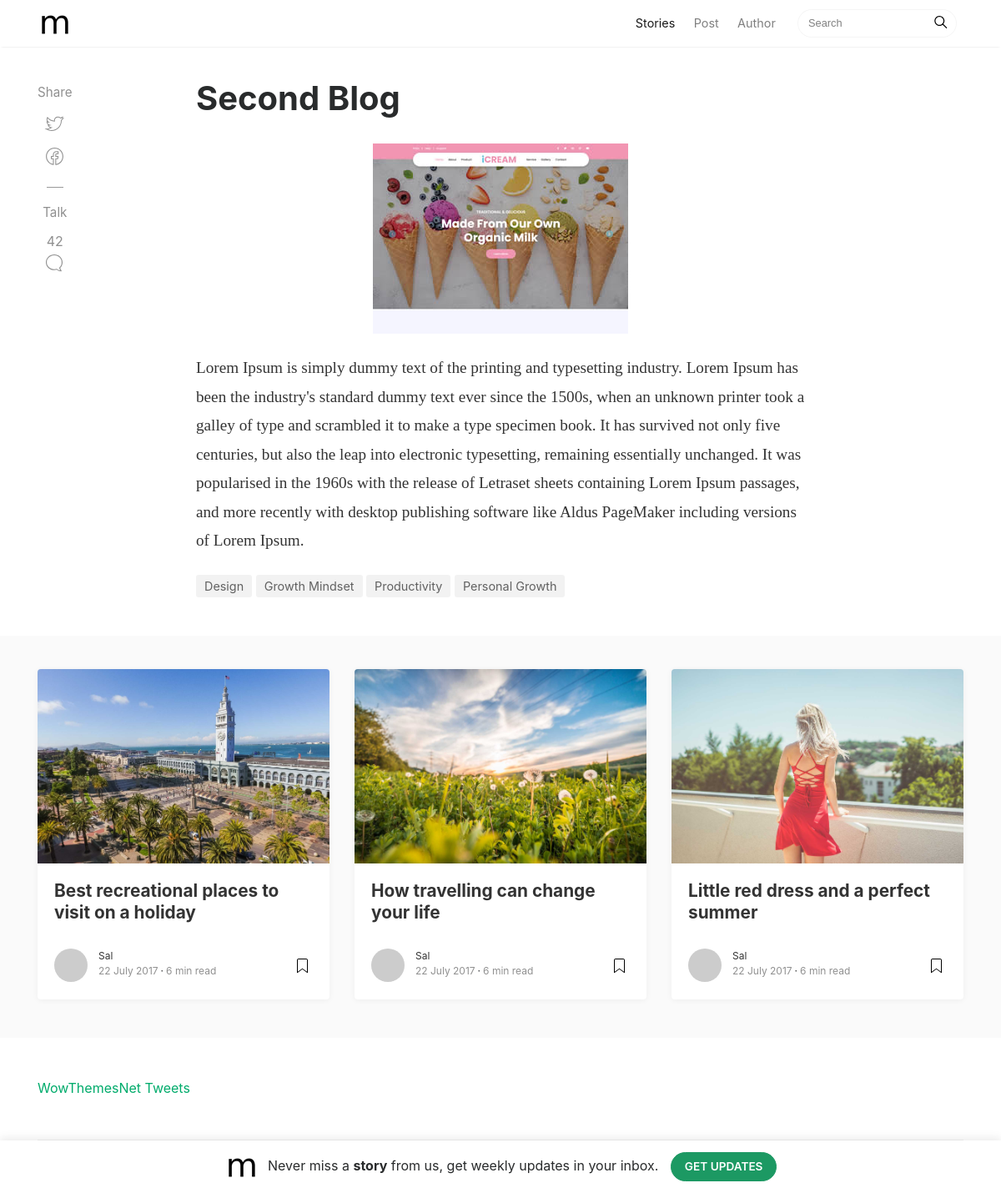
Screenshot of /post/2 with the database file from the repository.
### post/models.py (models this page shows)
class Post(models.Model):
    title = models.CharField(max_length=150)
    cover = models.ImageField(upload_to='post',null=True,blank=True)
    content = models.TextField(null=True,blank=True)
    is_approved = models.BooleanField(default=True)
    created_at = models.DateTimeField(auto_now_add=True)

### post/views.py (the view)
# urls.py: path('<int:id>',PostView.as_view()),
class PostView(View):
    def get(self,request,id):
        post = Post.objects.get(id=id)
        return render(request,'post.html',{'post':post})

### templates/post.html (shortened to what this page needs)
{% load static %}
<!DOCTYPE html>
<html lang="en">
<head>
<link href="{% static 'assets/css/bootstrap.min.css' %}" rel="stylesheet">
<link href="https://maxcdn.bootstrapcdn.com/font-awesome/4.7.0/css/font-awesome.min.css" rel="stylesheet">
<link href="{% static 'assets/css/mediumish.css' %}" rel="stylesheet">
</head>
<body>
<nav class="navbar navbar-toggleable-md navbar-light bg-white fixed-top mediumnavigation">
<div class="container">
	<a class="navbar-brand" href="index.html">
	<img src="{% static 'assets/img/logo.png' %}" alt="logo">
	</a>
	<div class="collapse navbar-collapse" id="navbarsExampleDefault">
		<ul class="navbar-nav ml-auto">
			<li class="nav-item active">
			<a class="nav-link" href="index.html">Stories <span class="sr-only">(current)</span></a>
			</li>
			<li class="nav-item">
			<a class="nav-link" href="post.html">Post</a>
			</li>
			<li class="nav-item">
			<a class="nav-link" href="author.html">Author</a>
			</li>
		</ul>
		<form class="form-inline my-2 my-lg-0">
			<input class="form-control mr-sm-2" type="text" placeholder="Search">
			<span class="search-icon"><svg class="svgIcon-use" width="25" height="25" viewbox="0 0 25 25"><path d="M20.067 18.933l-4.157-4.157a6 6 0 1 0-.884.884l4.157 4.157a.624.624 0 1 0 .884-.884zM6.5 11c0-2.62 2.13-4.75 4.75-4.75S16 8.38 16 11s-2.13 4.75-4.75 4.75S6.5 13.62 6.5 11z"></path></svg></span>
		</form>
	</div>
</div>
</nav>
<div class="container">
	<div class="row">
		<div class="col-md-2 col-xs-12">
			<div class="share">
				<p>
					Share
				</p>
				<ul>
					<li>
					<a target="_blank" href="https://twitter.com/home?status=http%3A//www.wowthemes.net">
					</a>
					</li>
					<li>
					<a target="_blank" href="https://www.facebook.com/sharer/sharer.php?u=http%3A//www.wowthemes.net">
					</a>
					</li>
				</ul>
				<div class="sep">
				</div>
				<p>
					Talk
				</p>
				<ul>
					<li>
					<a href="#comments">
					42<br/>
					</a>
					</li>
				</ul>
			</div>
		</div>
		<div class="col-md-8 col-md-offset-2 col-xs-12">
			<div class="mainheading">
				<h1 class="posttitle">{{post.title}}</h1>
			</div>
			<img class="featured-image img-fluid" src="/static/images/{{post.cover}}" alt="">
			<div class="article-post">
				<p>
					{{post.content}}
				</p>
			</div>
			<div class="after-post-tags">
				<ul class="tags">
					<li><a href="#">Design</a></li>
					<li><a href="#">Growth Mindset</a></li>
					<li><a href="#">Productivity</a></li>
					<li><a href="#">Personal Growth</a></li>
				</ul>
			</div>
		</div>
	</div>
</div>
<div class="graybg">
	<div class="container">
		<div class="row listrecent listrelated">
			<div class="col-md-4">
				<div class="card">
					<a href="post.html">
					<img class="img-fluid img-thumb" src="assets/img/demopic/9.jpg" alt="">
					</a>
					<div class="card-block">
						<h2 class="card-title"><a href="post.html">Best recreational places to visit on a holiday</a></h2>
						<div class="metafooter">
							<div class="wrapfooter">
								<span class="meta-footer-thumb">
								<a href="author.html"><img class="author-thumb" src="https://www.gravatar.com/avatar/e56154546cf4be74e393c62d1ae9f9d4?s=250&amp;d=mm&amp;r=x" alt="Sal"></a>
								</span>
								<span class="author-meta">
								<span class="post-name"><a href="author.html">Sal</a></span><br/>
								<span class="post-date">22 July 2017</span><span class="dot"></span><span class="post-read">6 min read</span>
								</span>
								<span class="post-read-more"><a href="post.html" title="Read Story"></a></span>
							</div>
						</div>
					</div>
				</div>
			</div>
			<div class="col-md-4">
				<div class="card">
					<a href="post.html">
					<img class="img-fluid img-thumb" src="assets/img/demopic/8.jpg" alt="">
					</a>
					<div class="card-block">
						<h2 class="card-title"><a href="post.html">How travelling can change your life</a></h2>
						<div class="metafooter">
							<div class="wrapfooter">
								<span class="meta-footer-thumb">
								<a href="author.html"><img class="author-thumb" src="https://www.gravatar.com/avatar/e56154546cf4be74e393c62d1ae9f9d4?s=250&amp;d=mm&amp;r=x" alt="Sal"></a>
								</span>
								<span class="author-meta">
								<span class="post-name"><a href="author.html">Sal</a></span><br/>
								<span class="post-date">22 July 2017</span><span class="dot"></span><span class="post-read">6 min read</span>
								</span>
								<span class="post-read-more"><a href="post.html" title="Read Story"></a></span>
							</div>
						</div>
					</div>
				</div>
			</div>
			<div class="col-md-4">
				<div class="card">
					<a href="post.html">
					<img class="img-fluid img-thumb" src="assets/img/demopic/7.jpg" alt="">
					</a>
					<div class="card-block">
						<h2 class="card-title"><a href="post.html">Little red dress and a perfect summer</a></h2>
						<div class="metafooter">
							<div class="wrapfooter">
								<span class="meta-footer-thumb">
								<a href="author.html"><img class="author-thumb" src="https://www.gravatar.com/avatar/e56154546cf4be74e393c62d1ae9f9d4?s=250&amp;d=mm&amp;r=x" alt="Sal"></a>
								</span>
								<span class="author-meta">
								<span class="post-name"><a href="author.html">Sal</a></span><br/>
								<span class="post-date">22 July 2017</span><span class="dot"></span><span class="post-read">6 min read</span>
								</span>
								<span class="post-read-more"><a href="post.html" title="Read Story"></a></span>
							</div>
						</div>
					</div>
				</div>
			</div>
		</div>
	</div>
</div>
<div class="container margtop3rem">
<a class="twitter-grid" href="https://twitter.com/TwitterDev/timelines/539487832448843776">WowThemesNet Tweets</a> <script async src="https://platform.twitter.com/widgets.js" charset="utf-8"></script>
</div>
<div class="alertbar">
	<div class="container text-center">
		<img src="{% static 'assets/img/logo.png' %}" alt=""> &nbsp; Never miss a <b>story</b> from us, get weekly updates in your inbox. <a href="#" class="btn subscribe">Get Updates</a>
	</div>
</div>
<div class="container">
	<div class="footer">
		<p class="pull-left">
		</p>
		<p class="pull-right">
			 Mediumish Theme by <a target="_blank" href="https://www.wowthemes.net">WowThemes.net</a>
		</p>
	</div>
</div>
</body>
</html>

### static/assets/css/mediumish.css (style rules this page uses)
body { padding-top:5rem; }
.mainheading { padding:1rem 0rem; }
a { color:#00ab6b; }
a,a:hover { transition:all 0.2s; }
.mediumnavigation { background:rgba(255,255,255,.97); box-shadow:0 2px 2px -2px rgba(0,0,0,.15); }
@media (min-width:992px) { .navbar-toggleable-md .navbar-nav .nav-link { padding-right:.7rem; padding-left:.7rem; } }
.listfeaturedtag h2.card-title,.listrecent h2.card-title { font-size:1.3rem; font-weight:700; line-height: 1.25; }
.listfeaturedtag h2.card-title a,.listrecent h2.card-title a { color:rgba(0,0,0,.8); }
.listrecent .wrapfooter { font-size:12px; margin-top:30px; }
.author-thumb { width:40px; height:40px; float:left; margin-right:13px; border-radius:100%; }
.author-meta { flex:1 1 auto; white-space:nowrap!important; text-overflow:ellipsis!important; overflow:hidden!important; }
span.post-name,span.post-date,span.author-meta { display:inline-block; }
span.post-date,span.post-read { color:rgba(0,0,0,.44); }
span.post-read-more { align-items:center; display:inline-block; float:right; margin-top:8px; }
span.post-read-more a { color:rgba(0,0,0,.44); }
span.post-name a,span.post-read-more a:hover { color:rgba(0,0,0,.8); }
.dot:after { content:"·"; margin-left:3px; margin-right:3px; }
.mediumnavigation .form-control { font-size:0.8rem; border-radius:30px; overflow:hidden; border:1px solid rgba(0,0,0,0.04); }
.mediumnavigation .form-inline { margin-left:15px; }
.mediumnavigation .navbar-brand { font-weight:500; }
.mediumnavigation .nav-item,.dropdown-menu { font-size:0.9rem; }
.mediumnavigation .search-icon { margin-left:-40px; display:inline-block; margin-top:3px; cursor:pointer; }
.mediumnavigation .navbar-brand img { max-height:30px; margin-right:5px; }
.mainheading h1.posttitle { font-weight:700; margin-bottom:1rem; }
.footer { border-top:1px solid rgba(0,0,0,.05)!important; padding-top:15px; padding-bottom:12px; font-size:0.8rem; color:rgba(0,0,0,.44); margin-top:50px; }
.article-post { font-family:Merriweather; font-size:1.2rem; line-height:1.8; color:rgba(0,0,0,.8); }
.article-post p,.article-post blockquote { margin:0 0 1.5rem 0; }
.featured-image { display:block; margin:0px auto; margin-bottom:1.5rem; }
.share { text-align:center; margin-top:20px; }
.share p { margin-bottom:10px; font-size:0.95rem; }
.share { display:none; }
.share ul li { display:inline-block; margin-bottom:5px; }
.share ul { padding-left:0; margin-left:0; }
@media (min-width:1024px) { .share { position:fixed; display:block; } }
@media (min-width:1024px) { .share ul li { display:block; } }
.share,.share a { color:rgba(0,0,0,.44); fill:rgba(0,0,0,.44); }
.graybg { background-color:#fafafa; padding:40px 0 46px; position:relative; }
.listrelated .card { box-shadow:0 1px 7px rgba(0,0,0,.05); border:0; }
.card { border-radius:4px; }
.card .img-thumb { border-top-right-radius:4px; border-top-left-radius:4px; }
ul.tags { list-style:none; padding-left:0; margin:0 0 3rem 0; }
ul.tags li { display:inline-block; font-size:0.9rem; }
ul.tags li a { background:rgba(0,0,0,.05); color:rgba(0,0,0,.6); border-radius:3px; padding:5px 10px; }
.margtop3rem { margin-top: 3rem; }
.sep { height:1px; width:20px; background:#999; margin:0px auto; margin-bottom:1.2rem; }
.btn.subscribe { background-color:#1C9963; border-color:#1C9963; color:rgba(255,255,255,1); fill:rgba(255,255,255,1); border-radius:30px; font-size:0.85rem; margin-left:10px; font-weight:600; text-transform:uppercase; }
.alertbar { box-shadow:0 -3px 10px 0 rgba(0,0,0,.0785); position:fixed; bottom:0; left:0; background-color:#fff; width:100%; padding:14px 0; z-index:1; }

### rows the page displays
Post: title "Second Blog", cover (picture), content "Lorem Ipsum is simply dummy text of the printing and typesetting industry. Lorem Ipsum has been the industry's standard dummy text ever since the 1500s, when an unknown printer took a galley of type and scrambled it to make a type specimen book. It has survived not only five centuries, but also the leap into electronic typesetting, remaining essentially unchanged. It was popularised in the 1960s with the release of Letraset sheets containing Lorem Ipsum passages, and more recently with desktop publishing software like Aldus PageMaker including versions of Lorem Ipsum."
